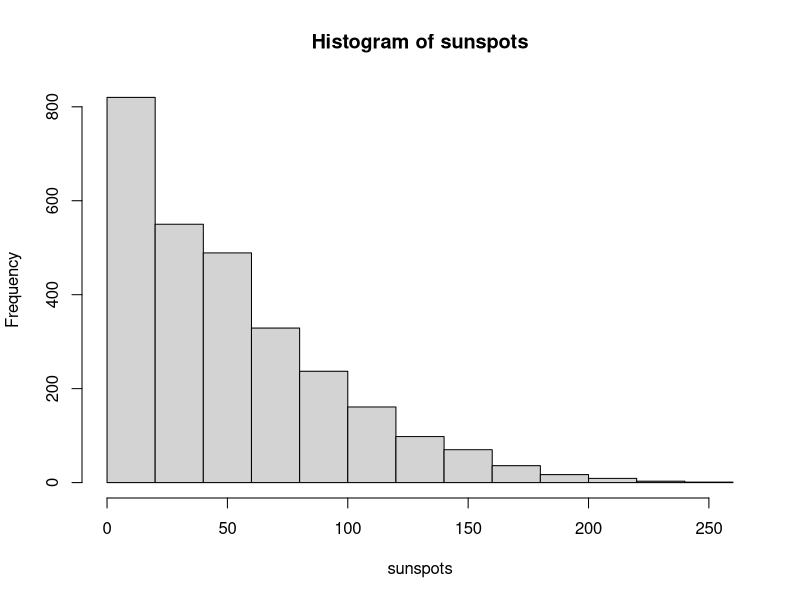
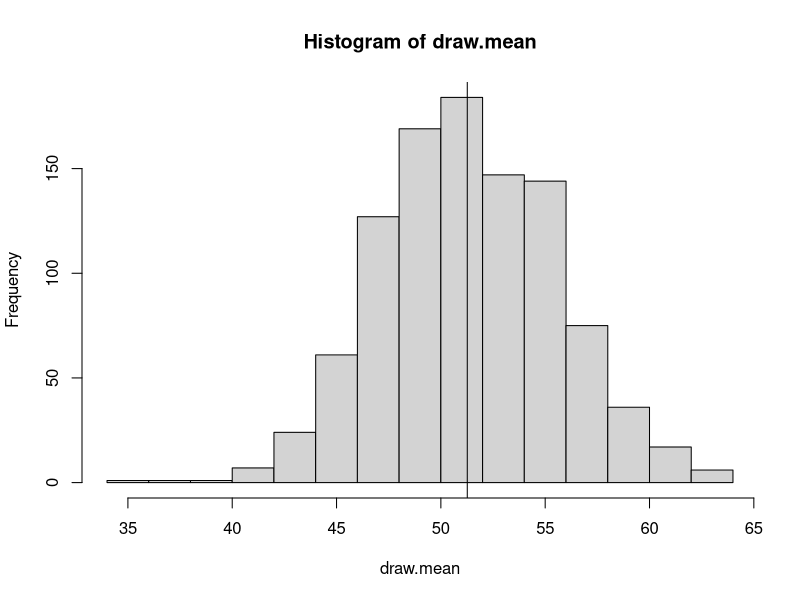
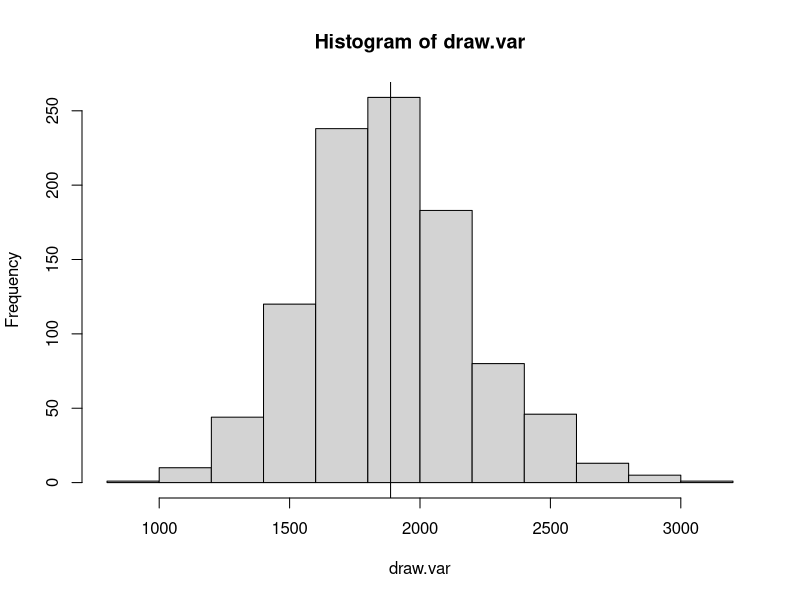
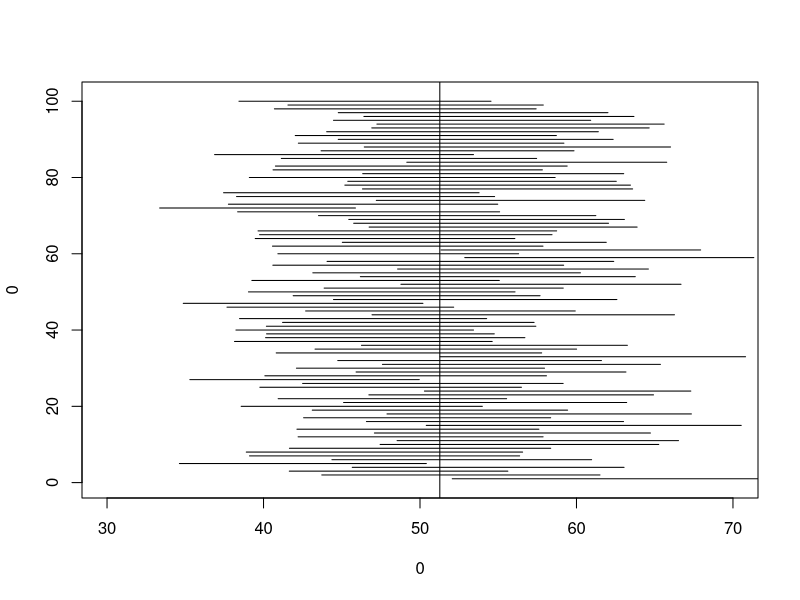
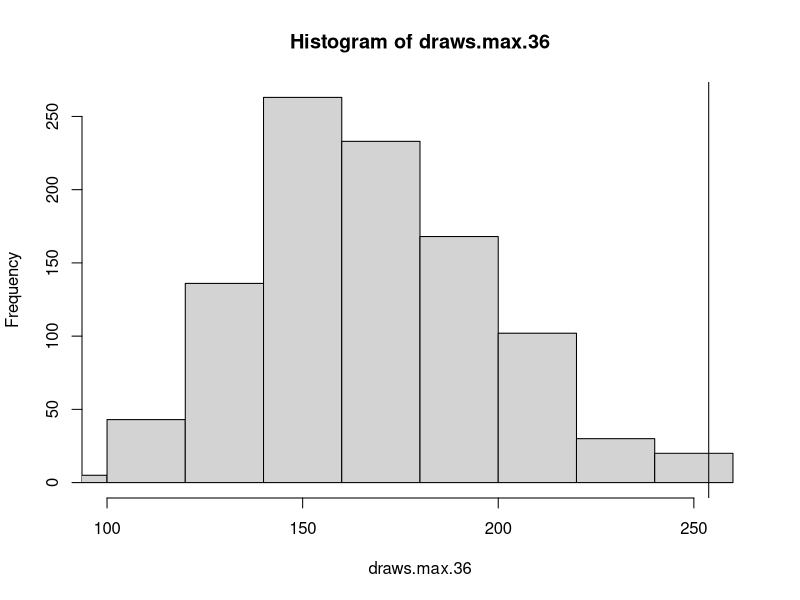
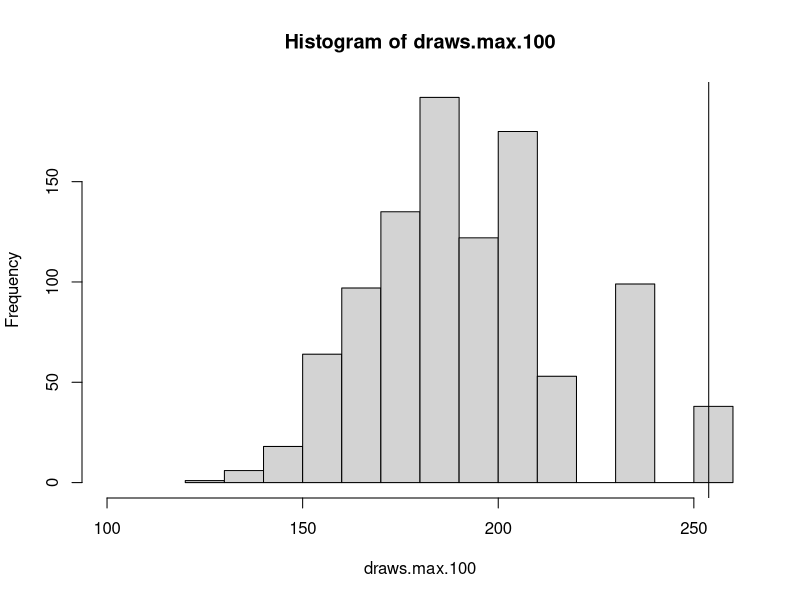
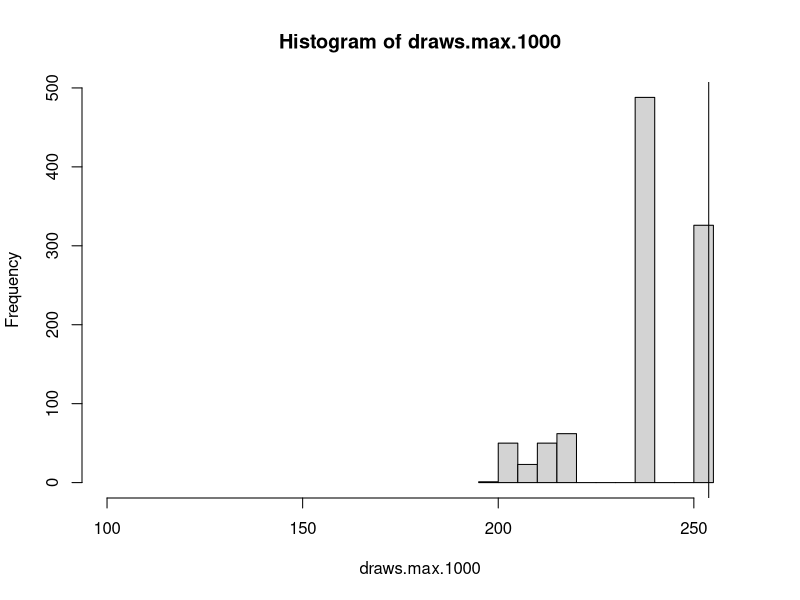
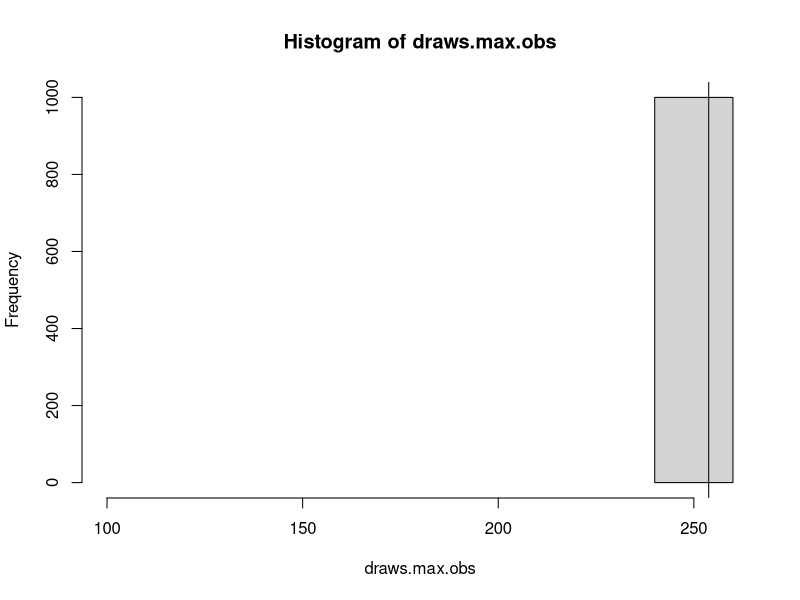

Here is the R script that generated these plots, in order:
############################################

#   Goverment 50
#   Section 3 - Estimation
#   February 21, 2008
#   
#   Prof: Adam Glynn
#   TF: Mike Kellermann

############################################


#   Goals for today:

#   1) Sampling from real data

#   2) Confidence intervals

#   3) Biasedness and Consistency - an example

############################################



##  1)  Sampling from data

#   So far we have spend a lot of time drawing random numbers from 
#   probability distributions with known properties in order to simulate 
#   the sampling distribution of some estimator.  Now, we want to turn to 
#   sampling from real data with an unknown distribution.  The following 
#   dataset consists of the monthly number of sunspots for the past 200 or 
#   so years.

data(sunspots)
hist(sunspots)

obs <- length(sunspots)
obs

#   If we define this as the population, we can calculate the population 
#   mean and variance:

mean.sunspots <- sum(sunspots)/obs
var.sunspots <- 1/(obs)* sum((sunspots - mean.sunspots)^2)

#   But, what if we could only look at a random sample of the sunspot data
#   say, of size 100?

size <- 100

#   The easiest way to sample from a dataset is to draw the index numbers
#   that you are going to use:

sample.sunspots <- sample(sunspots, size, replace=FALSE)

#   You can then extract only the observations that you want and calculate
#   the relevant sample statistics:

sample.mean <- mean(sample.sunspots)
sample.var <- var(sample.sunspots)
sample.se <- sqrt(sample.var/size)


#   Now, let's calculate the sampling distributions for the sample mean and 
#   variance.  To do that, I'm going to write a simple function that 
#   calculates both the mean and variance and reports it as a vector:

meanandvar <- function(x){c(mean(x), var(x))}

#   This lets me draw multiple samples and calculate both statistics on the
#   same sample:

draws <- replicate(1000, meanandvar(sample(sunspots, size, replace=FALSE)))

draw.mean <- draws[1,]
draw.var <- draws[2,]

#   Plot the sampling distributions

hist(draw.mean)
abline(v=mean.sunspots)

hist(draw.var)
abline(v=var.sunspots)

#   Estimate the bias

mean(draw.mean) 
mean(draw.mean) - mean.sunspots
mean(sqrt(draw.var)) - sqrt(var.sunspots)


## Confidence intervals

#  With the sample mean and standard deviation, it is is simple to 
#  calculate confidence intervals for the estimate of the mean.  If we want
#  a 95\% confidence interval, it is the sample mean + or - qnorm((1 - .95)/2) 
#  times the standard error.

ci.lower <- sample.mean + qnorm(.025)*sample.se
ci.upper <- sample.mean + qnorm(.975)*sample.se
c(ci.lower, ci.upper)

#  Remember that it is the interval that is random, not the true value of a 
#  parameter.  So, on average 95\% of 95\% confidence intervals will cover
#  the true value.  It is NOT correct to say that there is a 95% chance that 
#  the true value is in the interval; it either is or it isn't.  This is one
#  of the most common mistakes in interpreting statistical results.

#  We can calculate a bunch of CIs and check their coverage probability.
#  The following code creates the intervals:

draw.se <- sqrt(draw.var/size)
ci.lower <- draw.mean + qnorm(.025)*draw.se
ci.upper <- draw.mean + qnorm(.975)*draw.se
draw.ci <- cbind(ci.lower, ci.upper)

#  To check the coverage, we can see whether the lower bound is lower than the 
#  true value and the upper bound is higher than the true value:

coverage <- ci.lower < mean.sunspots & ci.upper > mean.sunspots
mean(coverage)

#  Here it is pretty good.  We aren't usually concerned if more intervals cover
#  the true value (this is called being conservative), but we would be very concerned
#  if a lot fewer intervals are covering the true value than we expect.


plot(0, 0, xlim= c(30, 70), ylim= c(0,101), type="n")
segments(x0=draw.ci[1:100,1], y0=1:100, x1=draw.ci[1:100,2], y1=1:100)
abline(v=mean.sunspots)

#  We can also calculate different confidence intervals.  Say we want 90% CIs:

ci.lower.90 <- draw.mean + qnorm(.05)*draw.se
ci.upper.90 <- draw.mean + qnorm(.95)*draw.se
draw.ci.90 <- cbind(ci.lower, ci.upper)

coverage.90 <- ci.lower.90 < mean.sunspots & ci.upper.90 > mean.sunspots
mean(coverage.90)



##   3) Bias and consistency

#    Sometimes it is very difficult to find an unbiased estimate for some 
#    quantity of interest.  Suppose we want to estimate the maximum number of 
#    sunspots in a month by sampling from the population:

max.sunspots <- max(sunspots)
max.sunspots

#    The obvious estimator for this quantity is the maximum of the sample.  
#    Unfortunately, this estimator is biased.  Think about why that might be.

size <- 36
draws.max.36 <- replicate(1000,max(sample(sunspots, size, replace=FALSE)))

mean(draws.max.36)
hist(draws.max.36, , xlim=c(100,260))
abline(v=max.sunspots)

#    But, is the sample max a consistent estimator of the population max?  That is
#    as we increase the sample size, does the sampling distribution converge on the 
#    true value of the parameter?

#    Samples of size 100

size <- 100
draws.max.100 <- replicate(1000,max(sample(sunspots, size, replace=FALSE)))

mean(draws.max.100)
hist(draws.max.100,  xlim=c(100,260))
abline(v=max.sunspots)

#    Samples of size 1000

size <- 1000
draws.max.1000 <- replicate(1000,max(sample(sunspots, size, replace=FALSE)))

mean(draws.max.1000)
hist(draws.max.1000, xlim=c(100,260))
abline(v=max.sunspots)

#    Samples of size (obs - 1); this is leave-one-out sampling

size <- obs - 1
draws.max.obs <- replicate(1000,max(sample(sunspots, size, replace=FALSE)))


mean(draws.max.obs)
hist(draws.max.obs, xlim=c(100,260))
abline(v=max.sunspots)


##  We can tile the histograms onto a single plotting device using the
#   par(mfrow=c(2,2)) command.

par(mfrow=c(2,2))
hist(draws.max.36, xlim=c(100,260))
abline(v=max.sunspots)
hist(draws.max.100, xlim=c(100,260))
abline(v=max.sunspots)
hist(draws.max.1000, xlim=c(100,260))
abline(v=max.sunspots)
hist(draws.max.obs, xlim=c(100,260))
abline(v=max.sunspots)

#   To reset the plotting device, use the following:

par(mfrow=c(1,1))

#   Or just close the plotting window.
